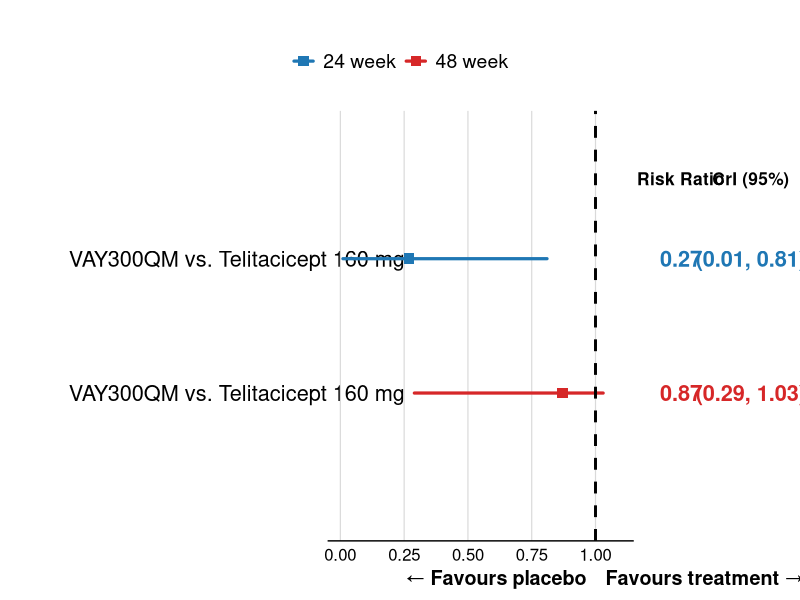
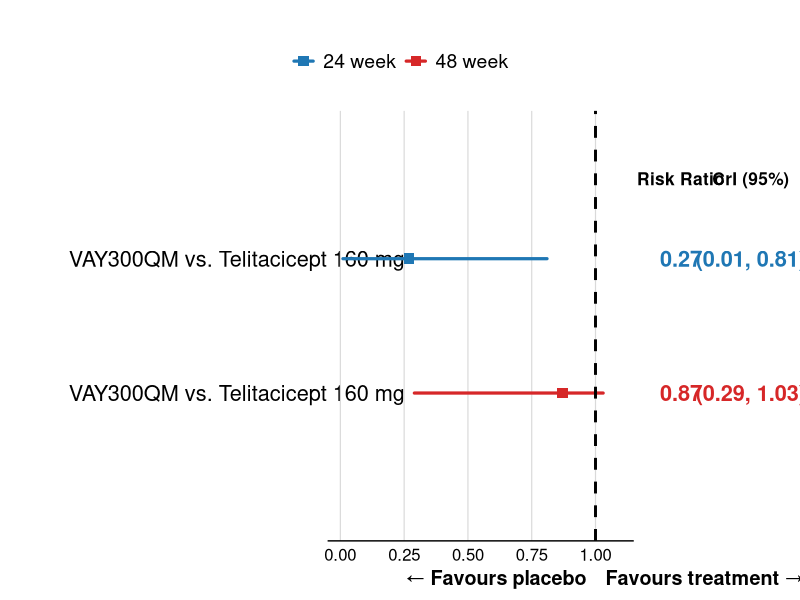

Reproduce these figures in R, in order.
library(tidyverse)
library(patchwork)

df <- data.frame(comparison = rep("VAY300QM vs. Telitacicept 160 mg", 2),
                 timepoint = c("24 week", "48 week"),
                 RR = c(0.27, 0.87),
                 lower = c(0.01, 0.29),
                 upper = c(0.81, 1.03))

df$Treatment <- df$comparison
df$timepoint <- factor(df$timepoint, levels = c("24 week", "48 week"))
df$RowID <- paste(df$Treatment, df$timepoint, sep = " | ")
df$RowID <- factor(df$RowID, levels = rev(unique(df$RowID)))
df$RR_label  <- sprintf("%.2f", df$RR)
df$CrI_label <- sprintf("(%.2f, %.2f)", df$lower, df$upper)

timepoint_colors <- c("24 week" = "#1F77B4", "48 week" = "#D62728")

n <- nrow(df)

xlim_low  <- 0.0  # tweak
xlim_high <- 1.1  # tweak

# ---- Forest plot (middle panel) ----

p_forest <- ggplot(df, aes(x = RR, y = RowID, colour = timepoint)) +
  geom_segment(
    aes(x = lower, xend = upper, y = RowID, yend = RowID, colour = timepoint),
    linewidth = 1.1, lineend = "round"
  ) +
  geom_point(size = 3.2, shape = 15) +
  geom_vline(xintercept = 1,
             linetype = "dashed",
             color = "black",
             linewidth = 1) +
  annotate("text", x = 1, y = -0.15, label = "\u2190 Favours placebo",
           hjust = 1.05, vjust = 2.5, size = 5.0, color = "black", fontface = "bold") +
  annotate("text", x = 1, y = -0.15, label = "Favours treatment \u2192",
           hjust = -0.05, vjust = 2.5, size = 5.0, color = "black", fontface = "bold") +
  scale_x_continuous(
    breaks = seq(xlim_low, xlim_high, 0.25), # tweak
    limits = c(xlim_low - 0.05, xlim_high + 0.05), # tweak
    expand = c(0, 0)
  ) +
  scale_colour_manual(values = timepoint_colors, name = NULL,
                      guide = guide_legend(nrow = 1)) +
  scale_y_discrete(limits = levels(df$RowID), drop = FALSE) +
  labs(x = NULL, y = NULL) +
  coord_cartesian(ylim = c(0.5, n + 0.5), clip = "off") +
  theme_minimal(base_size = 11) +
  theme(
    panel.grid.minor = element_blank(),
    panel.grid.major.y = element_blank(),
    panel.grid.major.x = element_line(colour = "grey85", linewidth = 0.4),
    axis.text.y = element_blank(),
    axis.ticks.y = element_blank(),
    axis.text.x = element_text(size = 12, color = "black"),
    axis.line.x = element_line(),
    axis.title.x = element_text(size = 12, face = "bold", margin = margin(t = 16), vjust = -3),
    plot.margin = margin(t = 5, r = 4, b = 20, l = 10),
    plot.background  = element_blank(),
    panel.background = element_blank(),
    legend.text = element_text(size = 14),
    legend.background = element_blank(),
    legend.box.background = element_blank(),
    legend.margin = margin(t = 25, r = 0, b = 0, l = 0)
  )

# ---- Table panels: Treatment (left) | forest plot (middle) | Risk Ratio, CrI (95%) (right) ----

tbl_left <- data.frame(
  RowID = df$RowID,
  col = factor("Treatment", levels = "Treatment"),
  label = as.character(df$Treatment)
)

p_table_left <- ggplot(tbl_left, aes(x = col, y = RowID, label = label)) +
  geom_text(size = 5.5, color = "black", hjust = 0) +
  scale_x_discrete(position = "top") +
  scale_y_discrete(limits = levels(df$RowID), drop = FALSE) +
  coord_cartesian(ylim = c(0.5, n + 0.5), clip = "off") +
  theme_void(base_size = 11) +
  theme(
    axis.text.x.top = element_blank(),
    plot.margin = margin(t = 5, r = 130, b = 10, l = 0)
  )

tbl_right <- data.frame(
  RowID = rep(df$RowID, 2),
  timepoint = rep(df$timepoint, 2),
  col = factor(rep(c("Risk Ratio", "CrI (95%)"), each = n),
               levels = c("Risk Ratio", "CrI (95%)")),
  label = c(df$RR_label, df$CrI_label)
)

tbl_right$text_color <- timepoint_colors[as.character(tbl_right$timepoint)]

p_table_right <- ggplot(tbl_right, aes(x = col, y = RowID, label = label)) +
  geom_text(aes(colour = text_color), size = 5.5, hjust = 0.5, fontface = "bold") +
  scale_colour_identity() +
  scale_x_discrete(position = "top") +
  scale_y_discrete(limits = levels(df$RowID), drop = FALSE) +
  coord_cartesian(ylim = c(0.5, n + 0.5), clip = "off") +
  theme_void(base_size = 11) +
  theme(
    axis.text.x.top = element_text(size = 12.5, face = "bold", color = "black",
                                   margin = margin(b = 4), vjust = -20),
    plot.margin = margin(t = 5, r = 0, b = 10, l = 0)
  )

# ---- Combine: Treatment table (left) + forest plot (middle) + RR/CrI table (right) ----

final_plot <- p_table_left + p_forest + p_table_right +
  plot_layout(widths = c(0.4, 1, 0.5), guides = "collect") + # tweak
  plot_annotation(
    theme = theme(
      legend.position = "top",
      legend.direction = "horizontal",
      legend.text = element_text(size = 14),
      legend.margin = margin(t = 25, r = 0, b = 0, l = 0),
      plot.background = element_rect(
        fill = "transparent",
        colour = NA
      ),
      panel.background = element_rect(
        fill = "transparent",
        colour = NA
      )
    )
  )

final_plot

ggsave("FP02.png",
       final_plot,
       width = 14,
       height = 6,
       dpi = 2000,
       bg = "transparent")
